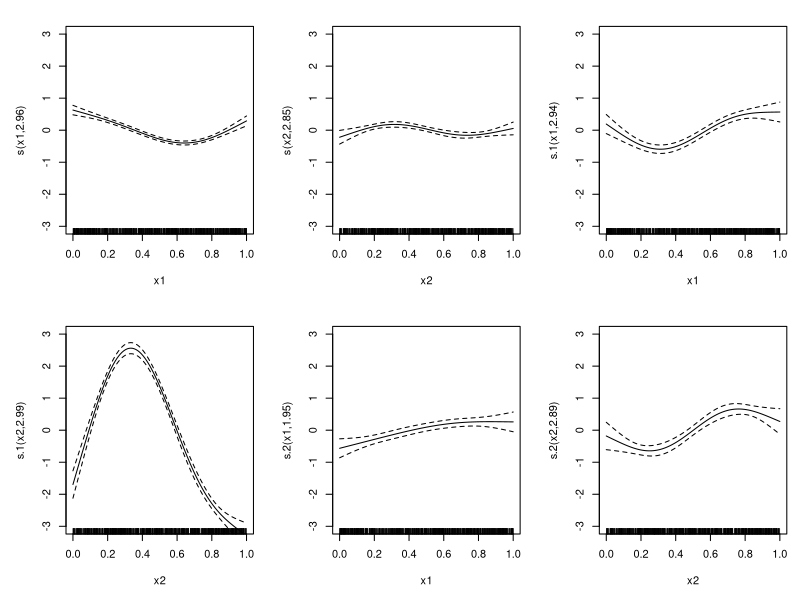
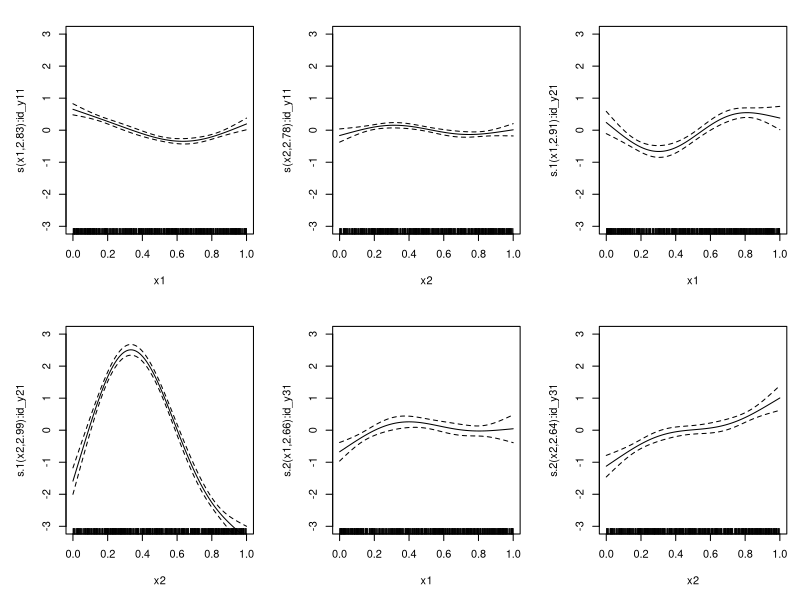
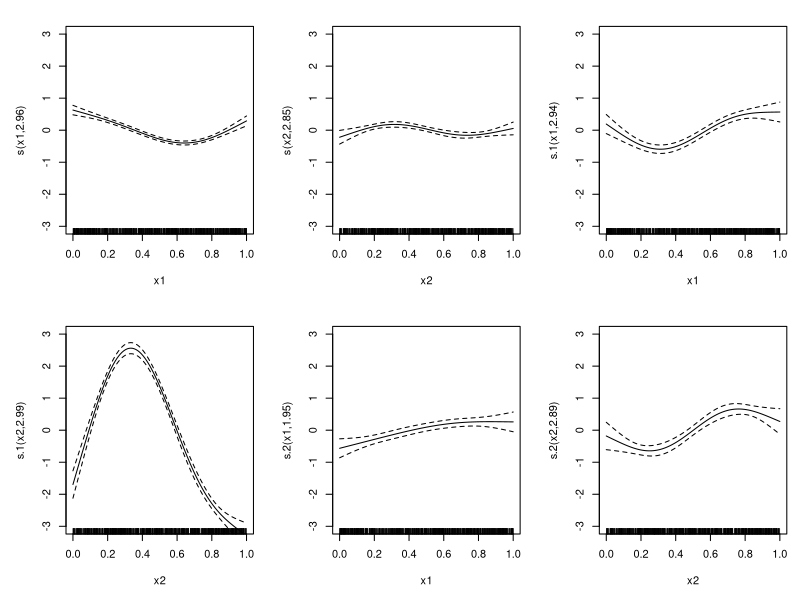
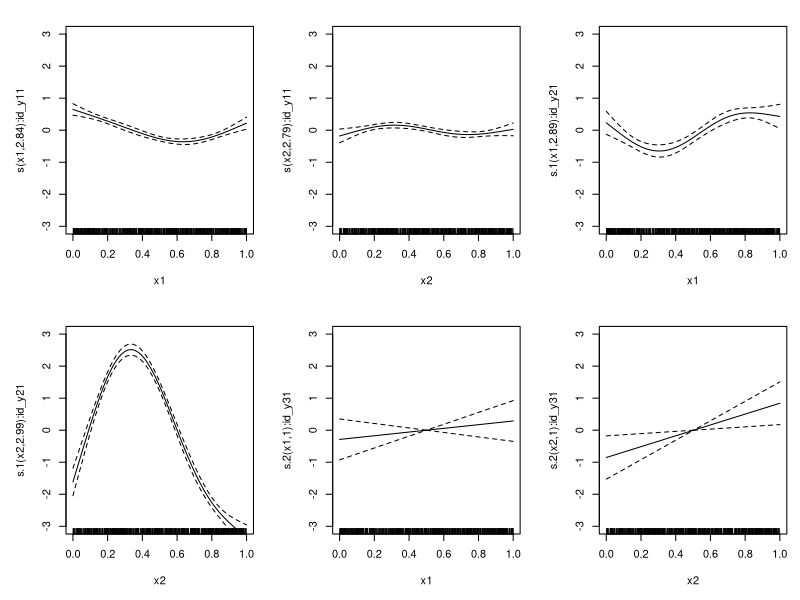

The R script that drew these images, in order:
#' ---
#' title: "Fitting multivariate outcome GAMs with missing outcome data"
#' author: "Noam Ross"
#' date: "`r Sys.Date()`"
#' output: github_document
#' ---

#' OK, I want to fit a model that has multiple continuous, correlated outcomes
#' as a multivariate normal using `mgcv::mvn`.  However, data from some of the
#' outcomes are missing.  This doc is an exploration of approaches for this.
#'
#'
#' First let's generate some data.  In this case make a data  framewith two input (x)
#' variables and 3 output (y) varibales, with y3 missing 90% of values.  My
#' data simulation function creates some random nonlinear functions with `approxfun()`
#' and a random covariance matrix for the outcome.  These can be retrieved as
#' attributes of the data later.
#'
#' <details>
#' <summary>(Hidden here are some data simulation functions)</summary>

# Generate a dataset with missing values from a multivariate normal distribution
# @param n number of observations
# @param nx number of x variables
# @param ny number of outcome variables
# @param shared_fns number of functions to share across outcome variables, up to nx (not used yet)
# @param x_range range of x values
# @param yrange range of y values
# @param k number of knots for each function
# @param coef_mat matrix of coefficients for each function, typically 1 or zero
# @param miss proportion of missing values for each outcome variable
# @param V covariance matrix for the outcome variables
# @param seed random seed
simulate_mvn_missing <- function(n = 300, nx = 2, ny = 3, x_range = c(0,1), yrange = c(0,1), k = 4,
                                 coef_mat = matrix(1, nx, ny), miss = c(0, 0, 0.2), shared_fns = 1,
                                 V = generate_cov_matrix(ny, scale = 1), seed = 0) {

  # Generate a series of nonlinear functions
  set.seed(seed)
  fns <- replicate(nx*ny, {
    x <- c(x_range[1], runif(k - 2, x_range[1], x_range[2]), x_range[2])
    y <- runif(1) + runif(1)*x + runif(k, yrange[1], yrange[2])
    splinefun(x = x, y = y, method = "fmm")
  })
  dim(fns) <- c(ny, nx)

  # Random X values
  x <- matrix(0, n, nx)
  set.seed(seed)
  for (i in seq_len(nx)) {
    x[,i] <- runif(n, x_range[1], x_range[2])
  }
  colnames(x) <- paste0("x", seq_len(nx))

  # Generate Y values
  y <- matrix(0,n,ny)
  for (i in seq_len(ny)) {
    for (j in seq_len(nx)) {
      y[,i] <- y[,i] + fns[i,j][[1]](x[,j])
    }

  }
  y <- y + mgcv::rmvn(n, mu = rep(0, ny), V = V)
  colnames(y) <- paste0("y", seq_len(ny))

  # Missing data
  y_miss <- y
  set.seed(seed)
  for (i in seq_len(ny)) {
    y_miss[sample(n, floor(n * miss[i])), i] <- NA
  }

  df <- as.data.frame(cbind(x, y_miss))
  attr(df, "true_V") <- V
  attr(df, "true_fns") <- fns
  attr(df, "true_data") <- as.data.frame(cbind(x, y))
  df
}

generate_cov_matrix <- function(dim, scale = 1) {
  U <- matrix(rnorm(dim^2), dim, dim)
  U[lower.tri(U)] <- 0

  # Ensure diagonal elements are positive
  diag(U) <- abs(diag(U)) + 1e-6  # Adding a small constant for numerical stability

  # Construct the covariance matrix
  covMatrix <- U %*% t(U) * scale
  return(covMatrix)
}
#' </details>

data <- simulate_mvn_missing(n = 1000, miss = c(0,0,0.9), seed = 13, V = matrix(c(1,2,2,2,1,2,2,2,1), 3))

#' OK, first strategy.  Following the approach in `?mgcv::missing.data`, we
#' create new index variables that indicate whether the outcome is missing as
#' an ordered factor, and use `by=` in smooth terms.  In this case I also
#' center the outcome variables so we don't have to deal with intercepts.
xvars <- c("x1", "x2")
yvars = c("y1", "y2", "y3")
data_missing <- data  # The data we'll fit
data_full <- attr(data, "true_data")


ymeans <- numeric(length(yvars))
idvars <- character(length(yvars))
# Make ordered ID variables (0 = missing), center the outcome variables, and set missing values to zero
for (i in seq_along(yvars)) {
  yvar <- yvars[i]
  idvar <- paste0("id_", yvar)
  idvars[i] <- idvar
  # Center the outcome variables so we don't deal with intercepts, save the means
  ymeans[i] <- mean(data_missing[[yvar]], na.rm = TRUE)
  data_missing[[yvar]] <- data_missing[[yvar]] - ymeans[i]
  data_full[[yvar]] <- data_full[[yvar]] - ymeans[i]
  # Create indicate variables (id_*)as to whether to include an observation, as ordered factors
  # with 0 being missing and 1 being present
  data_missing[[idvar]] <- ordered(ifelse(is.na(data_missing[[yvar]]), 0, 1), levels = c("0", "1"))
  # Set missing values to zero
  data_missing[[yvar]][is.na(data_missing[[yvar]])] <- 0
}

# Create no-intercept formulas where all terms are conditional on the id value of the outcome
frms <- lapply(seq_along(yvars), function(i) {
  paste0(yvars[i], " ~ 0 + ", paste0("s(", xvars, ", by = ", idvars[i], ", k = 4)", collapse = " + ")) |>
    as.formula()
})

frms

# Create formulas for the full model without missing data or index terms
frms_full <- lapply(seq_along(yvars), function(i) {
  paste0(yvars[i], " ~ 0 + ", paste0("s(", xvars, ", k = 4)", collapse = " + ")) |>
    as.formula()
})

# Model with missing outcomes
mod_miss <- mgcv::gam(
  frms,
  family = mgcv::mvn(d = length(yvars)),
  data = data_missing,
  method = "REML"
)

# Full model
mod_full <- mgcv::gam(
  frms_full,
  family = mgcv::mvn(d = length(yvars)),
  data = data_full,
  method = "REML"
)

# Plot each model
plot(mod_full, pages = 1, shade = TRUE, ylim = c(-3, 3), xlim = c(0, 1))
plot(mod_miss, pages = 1, shade = TRUE, ylim = c(-3, 3), xlim = c(0, 1))

#' In `mod_miss`, in this case, the smooths are different than `mod_full` , and due to the correlation
#' it makes sense that they are different for more than just the last two, missing
#' smooths.  However, the scale of uncertainty is the same between the models,
#' Despite having 90% less data for `y3` in the missing model.
#'
#' I assume this is because in the current model the missing values are zero
#' and for the rows with missing data, the zero-intercept model is very good at
#' estimating a zero value!
#'
#' But the terms with `by=` seem to have variances estimated as if the had all
#' the values, rather than the few non-missing values. Is there a way to let the
#' smooth know that it's `n` value is 30 rather than 300?  This seems like it might
#' be able to be done by modifying the penalty matrix somehow.
#'
#' One option for getting around this could be, instead of replacing the missing
#' values with zeros, replacing them with random values with the same variance
#' as the non-missing values.  However, this would change the covariance between
#' the outcomes the model would estimate. (To be fair, I might be doing this already
#' by replacing them with zeros.). I'm interested in the covariance as an outcome,
#' In theory I could also calculate the covariance between the outcomes by
#' doing `cov(..., "pairwise.complete.obs")` on the response residuals.  The
#' model estimates would still be different, though, and I'm not sure _how_ they
#' would be different.
#'
#' The other problem, that I've not yet addressed: What if I have a shared term
#' across variables such as `1 + 2 + 3 ~ 0 + s(x4) + s(x5)` in the model.  The best
#' idea I can come up with is to make several terms, each representing a condition
#' where different combinations of variables are missing, and then sum them up.

#' OK, let's try the random values approach
data_missing_rand <- data
for (i in seq_along(yvars)) {
  yvar <- yvars[i]
  idvar <- paste0("id_", yvar)
  idvars[i] <- idvar
  # Center the outcome variables so we don't deal with intercepts, save the means
  ymeans[i] <- mean(data_missing_rand[[yvar]], na.rm = TRUE)
  data_missing_rand[[yvar]] <- data_missing_rand[[yvar]] - ymeans[i]
  # Create indicate variables (id_*)as to whether to include an observation, as ordered factors
  # with 0 being missing and 1 being present
  data_missing_rand[[idvar]] <- ordered(ifelse(is.na(data_missing_rand[[yvar]]), 0, 1), levels = c("0", "1"))
  # Set missing values to zero
  data_missing_rand[[yvar]][is.na(data_missing_rand[[yvar]])] <- rnorm(sum(is.na(data_missing_rand[[yvar]])), mean = 0, sd = sd(data_missing_rand[[yvar]], na.rm = TRUE))
}

mod_miss_random <- mgcv::gam(
  frms,
  family = mgcv::mvn(d = length(yvars)),
  data = data_missing_rand,
  method = "REML"
)
plot(mod_full, pages = 1, shade = TRUE, ylim = c(-3, 3), xlim = c(0, 1))
plot(mod_miss_random, pages = 1, shade = TRUE, ylim = c(-3, 3), xlim = c(0, 1))

#' OK, the random value approach does give us more appropriate uncertainty for
#' the specific smooth terms.  What are the consequences?  Let's look at the
#' covariance matrix:
(V_true <- attr(data, "true_V"))
(V_full <- solve(crossprod(mod_full$family$data$R)))
(V_miss <- solve(crossprod(mod_miss$family$data$R)))
(V_miss_random <- solve(crossprod(mod_miss_random$family$data$R)))

#' The missing data approach underestimates both varaince and co-variance
#'
#' I'm a bit confused here.  Why does `mod_full` overestimate the variance of the lower-right square? It has the real data.
#'
#' Let's look at the covariance if we estimate it from the residuals
(V_full_res <- cov(residuals(mod_full, type = "response"))) # quite similar V_full, as expected

#' For the missing data cases we estimate the covaraince pairwise only from the non-missing residuals

# Discard the zero or randomly inserted values for the Y response
res_miss <- residuals(mod_miss, type = "response")
res_miss[is.na(as.matrix(data_missing[yvars]))] <- NA
(V_miss_res <- cov(residuals(mod_miss, type = "response"), use = "pairwise.complete.obs")) # Same as V_miss

res_miss_random <- residuals(mod_miss_random, type = "response")
res_miss_random[is.na(as.matrix(data_missing[yvars]))] <- NA
(V_miss_random_res <- cov(residuals(mod_miss_random, type = "response"), use = "pairwise.complete.obs")) # Same a V_miss_random

#' These also turn out the same as the estimated value from the model. The random data approach
#' underestimates variance/covariance less than the zeroes-for-missing-data approach relative
#' to the full model (which itself overestimates the true data).  Though looking at correlation rather
#' than covariance shows it's not quite as intuitive.  Since the zeros approach underestimates the overall variance
#' it estimates higher correlation than the random data approach, and both are underestimates:
cov2cor(V_true)
cov2cor(V_full)
cov2cor(V_miss)
cov2cor(V_miss_random)
#' Anectodotally, the general patterns above are consistent across different random seeds.
#'
#' Crap, am I going to have to fit all those latent random effects as in `?mgcv::missing.data`?
#' That's both ugly and computationally intense, as I'll need to fit a random term for each output in each formula, and that will blow up in the real model that has
#' both more outcomes and more parameters.
